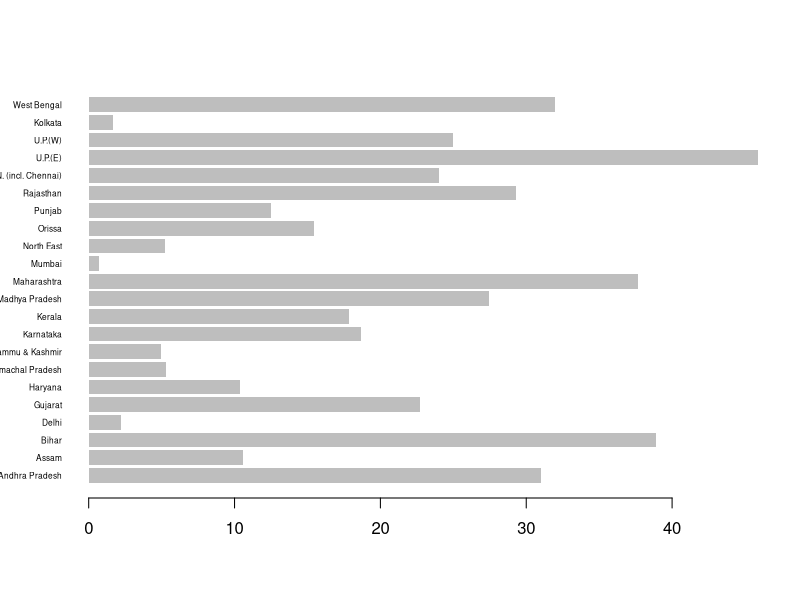

Here is the R script that generated this plot:
#Concerned Statewise road density Data is taken from 
#url -> http://www.trai.gov.in/WriteReadData/PIRReport/Documents/Indicator-Reports-Mar12082015.pdf
myvalues <- read.csv("RuralInternetSubscribers.csv")
#ordering the data 
high.order <- order(myvalues$RuralSubscribers, decreasing=TRUE)
education.high <- myvalues[high.order,]
#plotting the data
barplot(myvalues$RuralSubscribers, names.arg=myvalues$State, horiz=TRUE, las=1, cex.names=0.5, border=NA)
summary(myvalues)
